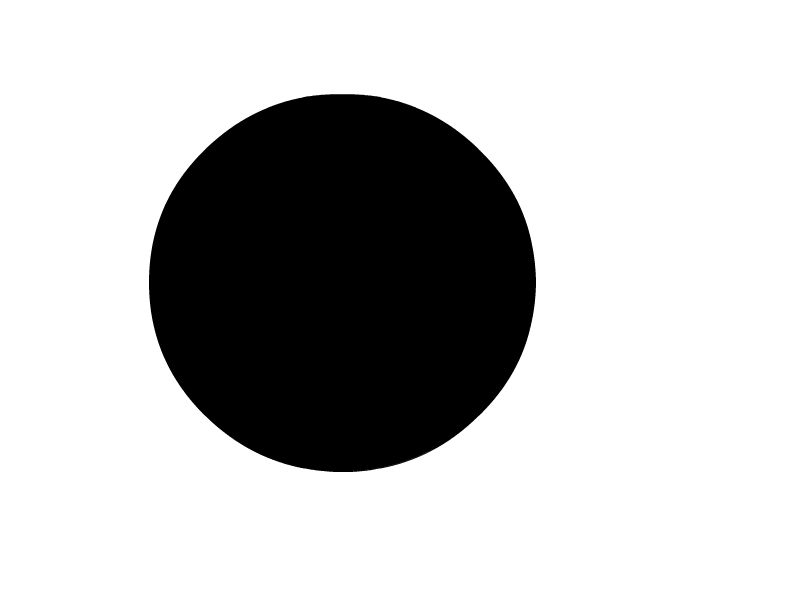
#> input picture Lab02/nah.jpg, 800 x 600 px
$ python Lab02.py   (Python 2 division)
#> lines starting #> are read from the running program, lines starting #| are printed output that depends on the picture
import Image
from math import sqrt, pow, floor


def guardar_bordes(lista_bordes,i,j,gx,gy,g):
    lista_bordes[(i,j)] = (gx,gy,g)
    return lista_bordes

def grises(im,w,h,pixeles):
    gris = Image.new("RGB",(w,h))
    pix = gris.load()

    for j in range(h):
        for i in range(w):
            p = sum(pixeles[i,j])/3
            pix[i,j] = (p,p,p)
    #gris.show()
    return gris

def convolucion(im,mascara):
    w,h = im.size
    pixeles = im.load()
    copia = Image.new("RGB",(w,h))
    pix = copia.load()

    d = dict()
    for i in range(w):
        for j in range(h):
            res = 0
            gx = 0
            gy = 0

            for x in range(i-1,i+2):
                for y in range(j-1,j+2):
                    if 0 < x < w and 0 < y < h :
                        res += mascara[x - (i-1)][y - (j-1)] * pixeles[x,y][1]

                    else:
                        res = 0
            pix[i,j] = (res,res,res)
    return copia,pixeles

"""            g = int((gx**2 + gy**2)**0.5)
            if g > 255:
                g = 255
            if g < 0:
                g = 0
            if 0 < g < 255:
                g = g

            pix[i,j] = (g,g,g)

            lista = guardar_bordes(d,i,j,gx,gy,g)

    return copia,lista
"""
def normalizacion(im):
    w,h = im.size
    pixeles = im.load()
    lista_pixeles = []

    normal = Image.new("RGB",(w,h))
    pixs = normal.load()

    for j in range(h):
        for i in range(w):
            pix = pixeles[i,j][0]
            lista_pixeles.append(pix)
    maximo = max(lista_pixeles)
    minimo = min(lista_pixeles)
    l = 255.0/(maximo-minimo)

    lista = []
    for j in range(h):
        for i in range(w):
            pix = pixeles[i,j][0]
            nuevo = int(floor((pix-minimo)*l))
            pixs[i,j] =(nuevo,nuevo, nuevo)
            lista.append(nuevo)

    return normal

def main():
    #im = Image.open('globo.jpg') #256 x 256
    #im = Image.open("moneda.jpg") #491 x 491
    im = Image.open('nah.jpg') #800 x 600
#> im is the input picture: PIL image 800x600 RGB; min 0, max 255, mean 193.9
    w,h = im.size
#> w = 800; h = 600
    pixeles = im.load()
    print w,h
#| 800 600
    im.show()

    #Mascaras de convolucion
    sobelX = [[-1,0,1],[-2,0,2],[-1,0,1]]
    sobelY = [[1,2,1],[0,0,0],[-1,2,1]]

    prewittX = [[-1,0,1],[-1,0,1],[-1,0,1]]
    prewittY = [[1,1,1],[0,0,0],[-1,-1,-1]]

    #Filtros
    cambio = grises(im,w,h,pixeles)
#> in grises, `gris = Image.new("RGB",(w,h))`: gris: PIL image 800x600 RGB; every value is 0

    #cambio,resultado1 = convolucion(cambio,sobelX)
    #cambio,resultado2 = convolucion(cambio,sobelY)

    cambio,resultado1 = convolucion(cambio,prewittX)
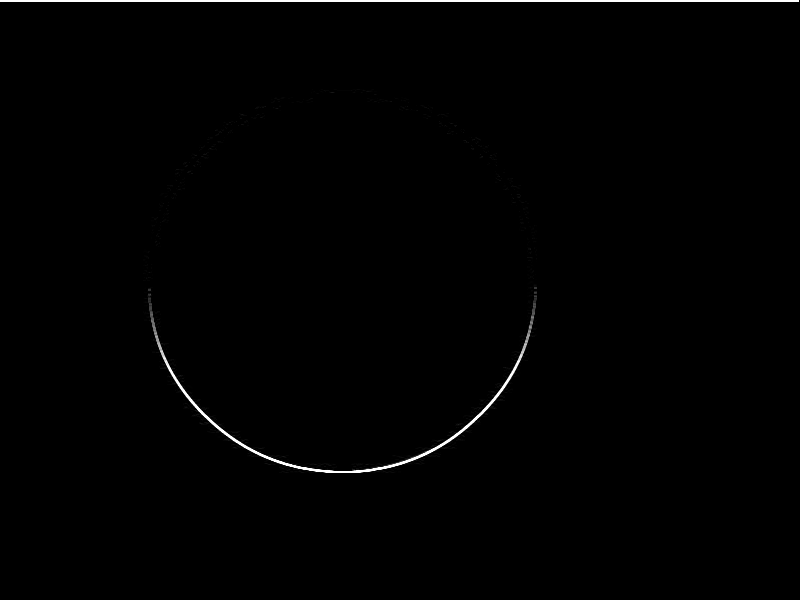
#> cambio: PIL image 800x600 RGB; min 0, max 255, mean 1.7
    cambio,resultado1 = convolucion(cambio,prewittY)

    #cambio = normalizacion(cambio)

    cambio.show()

if __name__ == '__main__':
    main()
